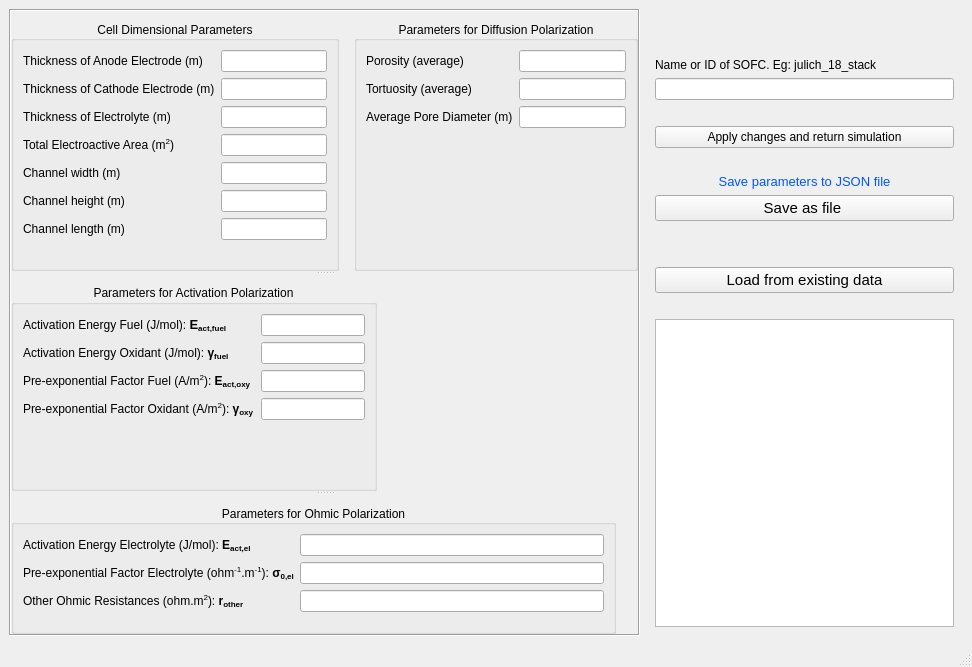
<?xml version="1.0" encoding="UTF-8"?>
<ui version="4.0">
 <class>ParameterManager</class>
 <widget class="QMainWindow" name="ParameterManager">
  <property name="geometry">
   <rect>
    <x>0</x>
    <y>0</y>
    <width>972</width>
    <height>667</height>
   </rect>
  </property>
  <property name="windowTitle">
   <string>Cell Parameters</string>
  </property>
  <widget class="QWidget" name="centralwidget">
   <layout class="QHBoxLayout" name="horizontalLayout_5">
    <item>
     <widget class="QSplitter" name="splitter">
      <property name="frameShape">
       <enum>QFrame::Box</enum>
      </property>
      <property name="frameShadow">
       <enum>QFrame::Sunken</enum>
      </property>
      <property name="lineWidth">
       <number>1</number>
      </property>
      <property name="orientation">
       <enum>Qt::Vertical</enum>
      </property>
      <widget class="QWidget" name="layoutWidget">
       <layout class="QHBoxLayout" name="horizontalLayout_3">
        <property name="spacing">
         <number>15</number>
        </property>
        <property name="topMargin">
         <number>10</number>
        </property>
        <item>
         <widget class="QGroupBox" name="groupBox">
          <property name="font">
           <font>
            <pointsize>9</pointsize>
            <weight>50</weight>
            <bold>false</bold>
           </font>
          </property>
          <property name="title">
           <string>Cell Dimensional Parameters</string>
          </property>
          <property name="alignment">
           <set>Qt::AlignCenter</set>
          </property>
          <property name="flat">
           <bool>true</bool>
          </property>
          <layout class="QFormLayout" name="formLayout">
           <item row="0" column="0">
            <widget class="QLabel" name="label">
             <property name="minimumSize">
              <size>
               <width>121</width>
               <height>0</height>
              </size>
             </property>
             <property name="text">
              <string>Thickness of Anode Electrode (m)</string>
             </property>
            </widget>
           </item>
           <item row="0" column="1">
            <widget class="QLineEdit" name="thickness_anode_electrode">
             <property name="locale">
              <locale language="German" country="Germany"/>
             </property>
             <property name="inputMethodHints">
              <set>Qt::ImhDigitsOnly|Qt::ImhFormattedNumbersOnly</set>
             </property>
             <property name="clearButtonEnabled">
              <bool>false</bool>
             </property>
            </widget>
           </item>
           <item row="1" column="0">
            <widget class="QLabel" name="label_2">
             <property name="text">
              <string>Thickness of Cathode Electrode (m)</string>
             </property>
            </widget>
           </item>
           <item row="1" column="1">
            <widget class="QLineEdit" name="thickness_cathode_electrode">
             <property name="locale">
              <locale language="German" country="Germany"/>
             </property>
             <property name="inputMethodHints">
              <set>Qt::ImhDigitsOnly|Qt::ImhFormattedNumbersOnly</set>
             </property>
             <property name="clearButtonEnabled">
              <bool>false</bool>
             </property>
            </widget>
           </item>
           <item row="2" column="0">
            <widget class="QLabel" name="label_3">
             <property name="text">
              <string>Thickness of Electrolyte (m)</string>
             </property>
            </widget>
           </item>
           <item row="2" column="1">
            <widget class="QLineEdit" name="thickness_electrolyte">
             <property name="locale">
              <locale language="German" country="Germany"/>
             </property>
             <property name="inputMethodHints">
              <set>Qt::ImhDigitsOnly|Qt::ImhFormattedNumbersOnly</set>
             </property>
             <property name="clearButtonEnabled">
              <bool>false</bool>
             </property>
            </widget>
           </item>
           <item row="3" column="0">
            <widget class="QLabel" name="label_7">
             <property name="text">
              <string>Total Electroactive Area (m&lt;sup&gt;2&lt;/sup&gt;)</string>
             </property>
             <property name="textFormat">
              <enum>Qt::MarkdownText</enum>
             </property>
            </widget>
           </item>
           <item row="3" column="1">
            <widget class="QLineEdit" name="total_electroactive_area">
             <property name="locale">
              <locale language="German" country="Germany"/>
             </property>
             <property name="inputMethodHints">
              <set>Qt::ImhDigitsOnly|Qt::ImhFormattedNumbersOnly</set>
             </property>
             <property name="clearButtonEnabled">
              <bool>false</bool>
             </property>
            </widget>
           </item>
           <item row="4" column="0">
            <widget class="QLabel" name="label_4">
             <property name="text">
              <string>Channel width (m)</string>
             </property>
            </widget>
           </item>
           <item row="4" column="1">
            <widget class="QLineEdit" name="channel_width">
             <property name="locale">
              <locale language="German" country="Germany"/>
             </property>
             <property name="inputMethodHints">
              <set>Qt::ImhDigitsOnly|Qt::ImhFormattedNumbersOnly</set>
             </property>
             <property name="clearButtonEnabled">
              <bool>false</bool>
             </property>
            </widget>
           </item>
           <item row="5" column="0">
            <widget class="QLabel" name="label_5">
             <property name="text">
              <string>Channel height (m)</string>
             </property>
            </widget>
           </item>
           <item row="5" column="1">
            <widget class="QLineEdit" name="channel_height">
             <property name="locale">
              <locale language="German" country="Germany"/>
             </property>
             <property name="inputMethodHints">
              <set>Qt::ImhDigitsOnly|Qt::ImhFormattedNumbersOnly</set>
             </property>
             <property name="clearButtonEnabled">
              <bool>false</bool>
             </property>
            </widget>
           </item>
           <item row="6" column="0">
            <widget class="QLabel" name="label_6">
             <property name="text">
              <string>Channel length (m)</string>
             </property>
            </widget>
           </item>
           <item row="6" column="1">
            <widget class="QLineEdit" name="channel_length">
             <property name="locale">
              <locale language="German" country="Germany"/>
             </property>
             <property name="inputMethodHints">
              <set>Qt::ImhDigitsOnly|Qt::ImhFormattedNumbersOnly</set>
             </property>
             <property name="clearButtonEnabled">
              <bool>false</bool>
             </property>
            </widget>
           </item>
          </layout>
         </widget>
        </item>
        <item>
         <widget class="QGroupBox" name="groupBox_3">
          <property name="sizePolicy">
           <sizepolicy hsizetype="Preferred" vsizetype="Preferred">
            <horstretch>0</horstretch>
            <verstretch>0</verstretch>
           </sizepolicy>
          </property>
          <property name="font">
           <font>
            <pointsize>9</pointsize>
           </font>
          </property>
          <property name="title">
           <string>Parameters for Diffusion Polarization</string>
          </property>
          <property name="alignment">
           <set>Qt::AlignCenter</set>
          </property>
          <property name="flat">
           <bool>true</bool>
          </property>
          <property name="checkable">
           <bool>false</bool>
          </property>
          <layout class="QFormLayout" name="formLayout_3">
           <item row="0" column="0">
            <widget class="QLabel" name="label_15">
             <property name="minimumSize">
              <size>
               <width>121</width>
               <height>0</height>
              </size>
             </property>
             <property name="text">
              <string>Porosity (average)</string>
             </property>
            </widget>
           </item>
           <item row="0" column="1">
            <widget class="QLineEdit" name="porosity">
             <property name="locale">
              <locale language="German" country="Germany"/>
             </property>
             <property name="inputMethodHints">
              <set>Qt::ImhDigitsOnly|Qt::ImhFormattedNumbersOnly</set>
             </property>
             <property name="clearButtonEnabled">
              <bool>false</bool>
             </property>
            </widget>
           </item>
           <item row="1" column="0">
            <widget class="QLabel" name="label_10">
             <property name="text">
              <string>Tortuosity (average)</string>
             </property>
            </widget>
           </item>
           <item row="1" column="1">
            <widget class="QLineEdit" name="tortuosity">
             <property name="locale">
              <locale language="German" country="Germany"/>
             </property>
             <property name="inputMethodHints">
              <set>Qt::ImhDigitsOnly|Qt::ImhFormattedNumbersOnly</set>
             </property>
             <property name="clearButtonEnabled">
              <bool>false</bool>
             </property>
            </widget>
           </item>
           <item row="2" column="0">
            <widget class="QLabel" name="label_11">
             <property name="text">
              <string>&lt;html&gt;&lt;head/&gt;&lt;body&gt;&lt;p&gt;Average Pore Diameter (m)&lt;/p&gt;&lt;/body&gt;&lt;/html&gt;</string>
             </property>
             <property name="textFormat">
              <enum>Qt::MarkdownText</enum>
             </property>
            </widget>
           </item>
           <item row="2" column="1">
            <widget class="QLineEdit" name="pore_diameter">
             <property name="locale">
              <locale language="German" country="Germany"/>
             </property>
             <property name="inputMethodHints">
              <set>Qt::ImhDigitsOnly|Qt::ImhFormattedNumbersOnly</set>
             </property>
             <property name="clearButtonEnabled">
              <bool>false</bool>
             </property>
            </widget>
           </item>
          </layout>
         </widget>
        </item>
       </layout>
      </widget>
      <widget class="QWidget" name="layoutWidget">
       <layout class="QHBoxLayout" name="horizontalLayout">
        <property name="spacing">
         <number>10</number>
        </property>
        <property name="topMargin">
         <number>10</number>
        </property>
        <item>
         <widget class="QGroupBox" name="groupBox_2">
          <property name="sizePolicy">
           <sizepolicy hsizetype="Fixed" vsizetype="Preferred">
            <horstretch>0</horstretch>
            <verstretch>0</verstretch>
           </sizepolicy>
          </property>
          <property name="font">
           <font>
            <pointsize>9</pointsize>
           </font>
          </property>
          <property name="title">
           <string>Parameters for Activation Polarization</string>
          </property>
          <property name="alignment">
           <set>Qt::AlignHCenter|Qt::AlignTop</set>
          </property>
          <property name="flat">
           <bool>true</bool>
          </property>
          <property name="checkable">
           <bool>false</bool>
          </property>
          <layout class="QFormLayout" name="formLayout_2">
           <item row="0" column="0">
            <widget class="QLabel" name="label_14">
             <property name="minimumSize">
              <size>
               <width>121</width>
               <height>0</height>
              </size>
             </property>
             <property name="text">
              <string>&lt;html&gt;&lt;head/&gt;&lt;body&gt;&lt;p&gt;Activation Energy Fuel (J/mol): &lt;span style=&quot; font-size:10pt; font-weight:600;&quot;&gt;E&lt;/span&gt;&lt;span style=&quot; font-size:10pt; font-weight:600; vertical-align:sub;&quot;&gt;act,fuel&lt;/span&gt;&lt;/p&gt;&lt;/body&gt;&lt;/html&gt;</string>
             </property>
             <property name="textFormat">
              <enum>Qt::RichText</enum>
             </property>
            </widget>
           </item>
           <item row="0" column="1">
            <widget class="QLineEdit" name="activation_energy_fuel">
             <property name="locale">
              <locale language="German" country="Germany"/>
             </property>
             <property name="inputMethodHints">
              <set>Qt::ImhDigitsOnly|Qt::ImhFormattedNumbersOnly</set>
             </property>
             <property name="clearButtonEnabled">
              <bool>false</bool>
             </property>
            </widget>
           </item>
           <item row="1" column="0">
            <widget class="QLabel" name="label_8">
             <property name="text">
              <string>&lt;html&gt;&lt;head/&gt;&lt;body&gt;&lt;p&gt;Activation Energy Oxidant (J/mol): &lt;span style=&quot; font-weight:600;&quot;&gt;γ&lt;/span&gt;&lt;span style=&quot; font-weight:600; vertical-align:sub;&quot;&gt;fuel&lt;/span&gt;&lt;/p&gt;&lt;/body&gt;&lt;/html&gt;</string>
             </property>
             <property name="textFormat">
              <enum>Qt::RichText</enum>
             </property>
            </widget>
           </item>
           <item row="1" column="1">
            <widget class="QLineEdit" name="activation_energy_oxygen">
             <property name="locale">
              <locale language="German" country="Germany"/>
             </property>
             <property name="inputMethodHints">
              <set>Qt::ImhDigitsOnly|Qt::ImhFormattedNumbersOnly</set>
             </property>
             <property name="clearButtonEnabled">
              <bool>false</bool>
             </property>
            </widget>
           </item>
           <item row="2" column="0">
            <widget class="QLabel" name="label_9">
             <property name="text">
              <string>&lt;html&gt;&lt;head/&gt;&lt;body&gt;&lt;p&gt;Pre-exponential Factor Fuel (A/m&lt;span style=&quot; vertical-align:super;&quot;&gt;2&lt;/span&gt;):&lt;span style=&quot; font-weight:600;&quot;&gt; E&lt;/span&gt;&lt;span style=&quot; font-weight:600; vertical-align:sub;&quot;&gt;act,oxy&lt;/span&gt;&lt;/p&gt;&lt;/body&gt;&lt;/html&gt;</string>
             </property>
             <property name="textFormat">
              <enum>Qt::MarkdownText</enum>
             </property>
            </widget>
           </item>
           <item row="2" column="1">
            <widget class="QLineEdit" name="pre_exp_factor_fuel">
             <property name="locale">
              <locale language="German" country="Germany"/>
             </property>
             <property name="inputMethodHints">
              <set>Qt::ImhDigitsOnly|Qt::ImhFormattedNumbersOnly</set>
             </property>
             <property name="clearButtonEnabled">
              <bool>false</bool>
             </property>
            </widget>
           </item>
           <item row="3" column="0">
            <widget class="QLabel" name="label_13">
             <property name="text">
              <string>&lt;html&gt;&lt;head/&gt;&lt;body&gt;&lt;p&gt;Pre-exponential Factor Oxidant (A/m&lt;span style=&quot; vertical-align:super;&quot;&gt;2&lt;/span&gt;): &lt;span style=&quot; font-weight:600;&quot;&gt;γ&lt;/span&gt;&lt;span style=&quot; font-weight:600; vertical-align:sub;&quot;&gt;oxy&lt;/span&gt;&lt;span style=&quot; font-weight:600;&quot;/&gt;&lt;/p&gt;&lt;/body&gt;&lt;/html&gt;</string>
             </property>
             <property name="textFormat">
              <enum>Qt::MarkdownText</enum>
             </property>
            </widget>
           </item>
           <item row="3" column="1">
            <widget class="QLineEdit" name="pre_exp_factor_oxygen">
             <property name="locale">
              <locale language="German" country="Germany"/>
             </property>
             <property name="inputMethodHints">
              <set>Qt::ImhDigitsOnly|Qt::ImhFormattedNumbersOnly</set>
             </property>
             <property name="clearButtonEnabled">
              <bool>false</bool>
             </property>
            </widget>
           </item>
          </layout>
         </widget>
        </item>
        <item>
         <widget class="QLabel" name="label_18">
          <property name="minimumSize">
           <size>
            <width>251</width>
            <height>191</height>
           </size>
          </property>
          <property name="frameShape">
           <enum>QFrame::NoFrame</enum>
          </property>
          <property name="text">
           <string/>
          </property>
          <property name="pixmap">
           <pixmap>C:/Users/burak/Downloads/equation (2).png</pixmap>
          </property>
          <property name="scaledContents">
           <bool>false</bool>
          </property>
          <property name="textInteractionFlags">
           <set>Qt::NoTextInteraction</set>
          </property>
         </widget>
        </item>
       </layout>
      </widget>
      <widget class="QWidget" name="layoutWidget">
       <layout class="QHBoxLayout" name="horizontalLayout_2">
        <property name="spacing">
         <number>10</number>
        </property>
        <property name="topMargin">
         <number>10</number>
        </property>
        <property name="rightMargin">
         <number>5</number>
        </property>
        <item>
         <widget class="QGroupBox" name="groupBox_4">
          <property name="font">
           <font>
            <pointsize>9</pointsize>
           </font>
          </property>
          <property name="title">
           <string>Parameters for Ohmic Polarization</string>
          </property>
          <property name="alignment">
           <set>Qt::AlignCenter</set>
          </property>
          <property name="flat">
           <bool>true</bool>
          </property>
          <property name="checkable">
           <bool>false</bool>
          </property>
          <layout class="QFormLayout" name="formLayout_4">
           <item row="0" column="0">
            <widget class="QLabel" name="label_16">
             <property name="minimumSize">
              <size>
               <width>121</width>
               <height>0</height>
              </size>
             </property>
             <property name="text">
              <string>&lt;html&gt;&lt;head/&gt;&lt;body&gt;&lt;p&gt;Activation Energy Electrolyte (J/mol):&lt;span style=&quot; font-weight:600;&quot;&gt; E&lt;/span&gt;&lt;span style=&quot; font-weight:600; vertical-align:sub;&quot;&gt;act,el&lt;/span&gt;&lt;/p&gt;&lt;/body&gt;&lt;/html&gt;</string>
             </property>
             <property name="textFormat">
              <enum>Qt::RichText</enum>
             </property>
            </widget>
           </item>
           <item row="0" column="1">
            <widget class="QLineEdit" name="activation_energy_electrolyte">
             <property name="locale">
              <locale language="German" country="Germany"/>
             </property>
             <property name="inputMethodHints">
              <set>Qt::ImhDigitsOnly|Qt::ImhFormattedNumbersOnly</set>
             </property>
             <property name="clearButtonEnabled">
              <bool>false</bool>
             </property>
            </widget>
           </item>
           <item row="1" column="0">
            <widget class="QLabel" name="label_12">
             <property name="text">
              <string>&lt;html&gt;&lt;head/&gt;&lt;body&gt;&lt;p&gt;Pre-exponential Factor Electrolyte (ohm&lt;span style=&quot; vertical-align:super;&quot;&gt;-1&lt;/span&gt;.m&lt;span style=&quot; vertical-align:super;&quot;&gt;-1&lt;/span&gt;): &lt;span style=&quot; font-weight:600;&quot;&gt;σ&lt;/span&gt;&lt;span style=&quot; font-weight:600; vertical-align:sub;&quot;&gt;0,el&lt;/span&gt;&lt;/p&gt;&lt;/body&gt;&lt;/html&gt;</string>
             </property>
            </widget>
           </item>
           <item row="1" column="1">
            <widget class="QLineEdit" name="pre_exp_factor_electrolyte">
             <property name="locale">
              <locale language="German" country="Germany"/>
             </property>
             <property name="inputMethodHints">
              <set>Qt::ImhDigitsOnly|Qt::ImhFormattedNumbersOnly</set>
             </property>
             <property name="clearButtonEnabled">
              <bool>false</bool>
             </property>
            </widget>
           </item>
           <item row="2" column="0">
            <widget class="QLabel" name="label_17">
             <property name="text">
              <string>&lt;html&gt;&lt;head/&gt;&lt;body&gt;&lt;p&gt;Other Ohmic Resistances (ohm.m&lt;span style=&quot; vertical-align:super;&quot;&gt;2&lt;/span&gt;):&lt;span style=&quot; font-weight:600;&quot;&gt; r&lt;/span&gt;&lt;span style=&quot; font-weight:600; vertical-align:sub;&quot;&gt;other&lt;/span&gt;&lt;/p&gt;&lt;/body&gt;&lt;/html&gt;</string>
             </property>
             <property name="textFormat">
              <enum>Qt::RichText</enum>
             </property>
            </widget>
           </item>
           <item row="2" column="1">
            <widget class="QLineEdit" name="other_ohmic_resistance">
             <property name="locale">
              <locale language="German" country="Germany"/>
             </property>
             <property name="inputMethodHints">
              <set>Qt::ImhDigitsOnly|Qt::ImhFormattedNumbersOnly</set>
             </property>
             <property name="clearButtonEnabled">
              <bool>false</bool>
             </property>
            </widget>
           </item>
          </layout>
         </widget>
        </item>
        <item>
         <widget class="QLabel" name="label_19">
          <property name="text">
           <string/>
          </property>
          <property name="pixmap">
           <pixmap>C:/Users/burak/Downloads/equation (3).png</pixmap>
          </property>
         </widget>
        </item>
       </layout>
      </widget>
     </widget>
    </item>
    <item>
     <widget class="QWidget" name="rightBar" native="true">
      <property name="sizePolicy">
       <sizepolicy hsizetype="Minimum" vsizetype="Preferred">
        <horstretch>0</horstretch>
        <verstretch>0</verstretch>
       </sizepolicy>
      </property>
      <property name="minimumSize">
       <size>
        <width>50</width>
        <height>0</height>
       </size>
      </property>
      <layout class="QVBoxLayout" name="verticalLayout_3">
       <item>
        <layout class="QVBoxLayout" name="verticalLayout_2">
         <item>
          <layout class="QGridLayout" name="gridLayout">
           <item row="2" column="0">
            <widget class="QLineEdit" name="cell_id">
             <property name="font">
              <font>
               <pointsize>9</pointsize>
              </font>
             </property>
            </widget>
           </item>
           <item row="1" column="0">
            <widget class="QLabel" name="label_22">
             <property name="font">
              <font>
               <pointsize>9</pointsize>
              </font>
             </property>
             <property name="text">
              <string>Name or ID of SOFC. Eg: julich_18_stack</string>
             </property>
            </widget>
           </item>
           <item row="0" column="0">
            <spacer name="verticalSpacer_6">
             <property name="orientation">
              <enum>Qt::Vertical</enum>
             </property>
             <property name="sizeType">
              <enum>QSizePolicy::Minimum</enum>
             </property>
             <property name="sizeHint" stdset="0">
              <size>
               <width>20</width>
               <height>40</height>
              </size>
             </property>
            </spacer>
           </item>
          </layout>
         </item>
         <item>
          <spacer name="verticalSpacer">
           <property name="orientation">
            <enum>Qt::Vertical</enum>
           </property>
           <property name="sizeType">
            <enum>QSizePolicy::Minimum</enum>
           </property>
           <property name="sizeHint" stdset="0">
            <size>
             <width>20</width>
             <height>20</height>
            </size>
           </property>
          </spacer>
         </item>
         <item>
          <widget class="QPushButton" name="applyChanges">
           <property name="enabled">
            <bool>true</bool>
           </property>
           <property name="font">
            <font>
             <pointsize>9</pointsize>
            </font>
           </property>
           <property name="text">
            <string>Apply changes and return simulation</string>
           </property>
          </widget>
         </item>
         <item>
          <spacer name="verticalSpacer_5">
           <property name="orientation">
            <enum>Qt::Vertical</enum>
           </property>
           <property name="sizeType">
            <enum>QSizePolicy::Minimum</enum>
           </property>
           <property name="sizeHint" stdset="0">
            <size>
             <width>20</width>
             <height>20</height>
            </size>
           </property>
          </spacer>
         </item>
         <item>
          <layout class="QVBoxLayout" name="verticalLayout">
           <item>
            <layout class="QHBoxLayout" name="horizontalLayout_4">
             <item>
              <widget class="QLabel" name="label_20">
               <property name="font">
                <font>
                 <pointsize>10</pointsize>
                 <weight>50</weight>
                 <bold>false</bold>
                </font>
               </property>
               <property name="text">
                <string>&lt;html&gt;&lt;head/&gt;&lt;body&gt;&lt;p&gt;&lt;span style=&quot; color:#0055ff;&quot;&gt;Save parameters to JSON file&lt;/span&gt;&lt;/p&gt;&lt;/body&gt;&lt;/html&gt;</string>
               </property>
               <property name="textFormat">
                <enum>Qt::RichText</enum>
               </property>
               <property name="alignment">
                <set>Qt::AlignCenter</set>
               </property>
              </widget>
             </item>
            </layout>
           </item>
           <item>
            <widget class="QPushButton" name="saveFile">
             <property name="font">
              <font>
               <pointsize>11</pointsize>
              </font>
             </property>
             <property name="text">
              <string>Save as file </string>
             </property>
            </widget>
           </item>
          </layout>
         </item>
         <item>
          <spacer name="verticalSpacer_2">
           <property name="orientation">
            <enum>Qt::Vertical</enum>
           </property>
           <property name="sizeType">
            <enum>QSizePolicy::Minimum</enum>
           </property>
           <property name="sizeHint" stdset="0">
            <size>
             <width>20</width>
             <height>40</height>
            </size>
           </property>
          </spacer>
         </item>
         <item>
          <widget class="QPushButton" name="loadFile">
           <property name="font">
            <font>
             <pointsize>11</pointsize>
            </font>
           </property>
           <property name="text">
            <string>Load from existing data</string>
           </property>
          </widget>
         </item>
         <item>
          <spacer name="verticalSpacer_3">
           <property name="orientation">
            <enum>Qt::Vertical</enum>
           </property>
           <property name="sizeType">
            <enum>QSizePolicy::Maximum</enum>
           </property>
           <property name="sizeHint" stdset="0">
            <size>
             <width>20</width>
             <height>20</height>
            </size>
           </property>
          </spacer>
         </item>
         <item>
          <widget class="QTextBrowser" name="textBrowser"/>
         </item>
        </layout>
       </item>
      </layout>
     </widget>
    </item>
   </layout>
  </widget>
  <widget class="QMenuBar" name="menubar">
   <property name="geometry">
    <rect>
     <x>0</x>
     <y>0</y>
     <width>972</width>
     <height>21</height>
    </rect>
   </property>
  </widget>
  <widget class="QStatusBar" name="statusbar"/>
 </widget>
 <resources/>
 <connections/>
</ui>
